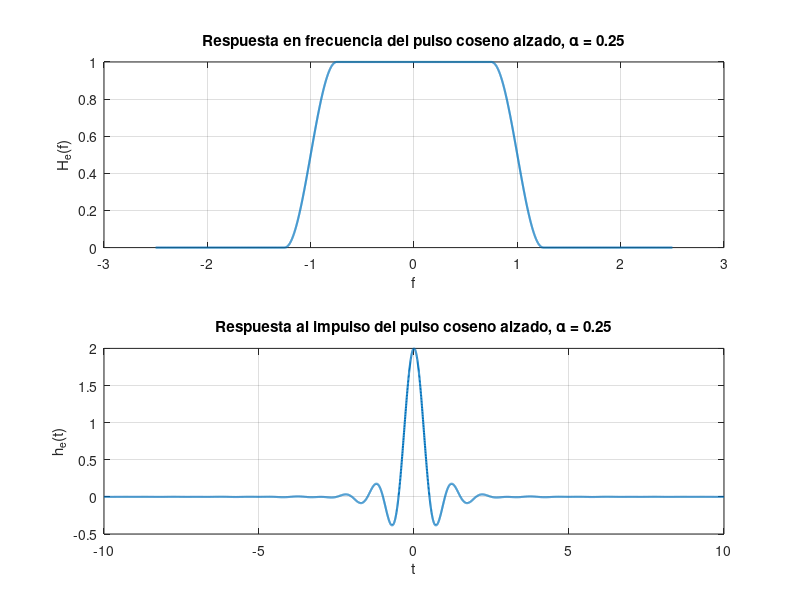

MATLAB code for this plot:
clc;
clear;
close all;

alpha = 0.25;   %  el alfa que se tiene que cambiar
f_0 = 1;         % se usa uno porque es una represnetacion normalizada (ajustable pero no tan recomendado)

%Parametros derivados
fDelta = alpha * f_0;
B = f_0 * (1 + alpha);
f_1 = f_0 * (1 - alpha);

%generamos el rango de -2 y 2
f = linspace(-2*B, 2*B, 5000); % crea vector de rangos con 5000 puntos (variables y ajustables)
H = zeros(size(f)); %guarda respuesta del vector

if alpha == 0 %recordar caso especial, guiarse de la ecuacion 10
    H(abs(f) < f_0) = 1;
    H(abs(f) >= f_0) = 0;
else %caso general 
    for i = 1:length(f)
        f_a = abs(f(i)); %guarda el valor absoluto 
         %% función/ecuación 10 
        if f_a < f_1
            H(i) = 1;
        elseif f_a > B
            H(i) = 0;
        else
            H(i) = 0.5 * (1 + cos(pi*(f_a - f_1)/(2*fDelta)));
        end
    end
end

%% ecuacion 14
t = linspace(-10, 10, 5000);
h = zeros(size(t));

for i = 1:length(t) % tomar vector uno por uno 
    ti = t(i);

    if ti == 0
        h(i) = 2*f_0;
    else
        parte1 = sin(2*pi*f_0*ti) / (2*pi*f_0*ti);

        if alpha == 0
            h(i) = 2*f_0 * parte1;
        else
            denom = 1 - (4*fDelta*ti)^2;

            if abs(denom) < 1e-8
                h(i) = NaN;
            else
                parte2 = cos(2*pi*fDelta*ti) / denom;
                h(i) = 2*f_0 * parte1 * parte2;
            end
        end
    end
end

% corregir puntos NaN para que no se corte la grafica
idx = isnan(h);
if any(idx)
    h(idx) = interp1(t(~idx), h(~idx), t(idx), 'linear');
end

figure;
subplot(2,1,1);
plot(f, H, 'LineWidth', 1.5);
grid on;
title(['Respuesta en frecuencia del pulso coseno alzado, \alpha = ', num2str(alpha)]);
xlabel('f');
ylabel('H_e(f)');

subplot(2,1,2);
plot(t, h, 'LineWidth', 1.5);
grid on;
title(['Respuesta al impulso del pulso coseno alzado, \alpha = ', num2str(alpha)]);
xlabel('t');
ylabel('h_e(t)');
